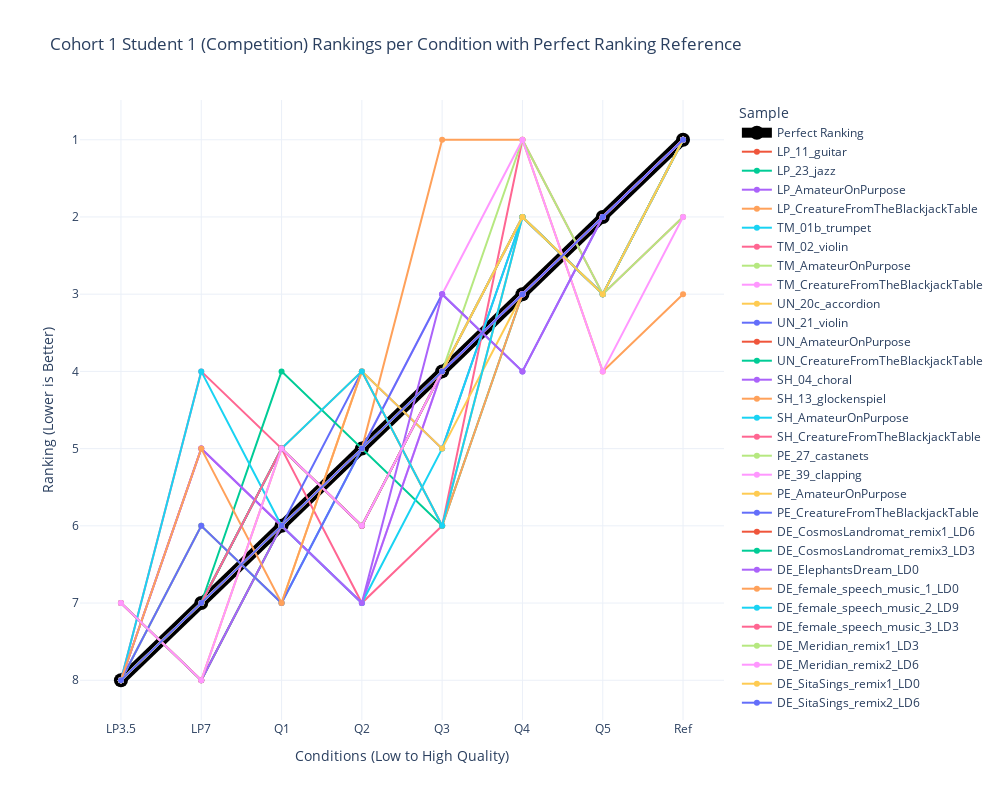

The code cell stored with this chart in its notebook:
### Code cell
# Spaghetti plot for BSU1_1 rankings

# Reshape rankings data for Plotly
BSU1_1_rankings_df = pd.DataFrame(reversed_BSU1_1_rankings, columns=conditions)
BSU1_1_rankings_df['Sample'] = items

# Melt dataframe for better visualization
BSU1_1_rankings_df_melted = BSU1_1_rankings_df.melt(id_vars=['Sample'], var_name='Condition', value_name='Ranking')

BSU1_1_rankings_df_melted = pd.concat([perfect_df, BSU1_1_rankings_df_melted])

# Create plot
fig = px.line(BSU1_1_rankings_df_melted, x='Condition', y='Ranking', color='Sample', markers=True,
              title="Cohort 1 Student 1 (Competition) Rankings per Condition with Perfect Ranking Reference",
              labels={"Ranking": "Ranking (Lower is Better)", "Condition": "Conditions (Low to High Quality)"},
              template="plotly_white")

# Adjust figure dimensions
fig.update_layout(width=1000, height=800)

# Invert y-axis (lower ranks at top)
fig.update_yaxes(autorange="reversed")

# Modify the "Perfect Ranking" line to be more visible
fig.update_traces(
    selector=dict(name="Perfect Ranking"),
    line=dict(width=10, color='black'),
    marker=dict(size=14, color='black')
)


# Show figure
fig.show()

### Figure 1 — Plotly figure (JSON) as saved in the notebook; plotly's stock layout.template omitted (floating-point values rounded to 4 significant figures)
{"data": [{"hovertemplate": "Sample=Perfect Ranking<br>Conditions (Low to High Quality)=%{x}<br>Ranking (Lower is Better)=%{y}<extra></extra>", "legendgroup": "Perfect Ranking", "line": {"color": "black", "dash": "solid", "width": 10}, "marker": {"color": "black", "size": 14, "symbol": "circle"}, "mode": "lines+markers", "name": "Perfect Ranking", "orientation": "v", "showlegend": true, "type": "scatter", "x": ["LP3.5", "LP7", "Q1", "Q2", "Q3", "Q4", "Q5", "Ref"], "xaxis": "x", "y": [8, 7, 6, 5, 4, 3, 2, 1], "yaxis": "y"}, {"hovertemplate": "Sample=LP_11_guitar<br>Conditions (Low to High Quality)=%{x}<br>Ranking (Lower is Better)=%{y}<extra></extra>", "legendgroup": "LP_11_guitar", "line": {"color": "#EF553B", "dash": "solid"}, "marker": {"symbol": "circle"}, "mode": "lines+markers", "name": "LP_11_guitar", "orientation": "v", "showlegend": true, "type": "scatter", "x": ["LP3.5", "LP7", "Q1", "Q2", "Q3", "Q4", "Q5", "Ref"], "xaxis": "x", "y": [7, 8, 6, 5, 4, 2, 3, 1], "yaxis": "y"}, {"hovertemplate": "Sample=LP_23_jazz<br>Conditions (Low to High Quality)=%{x}<br>Ranking (Lower is Better)=%{y}<extra></extra>", "legendgroup": "LP_23_jazz", "line": {"color": "#00cc96", "dash": "solid"}, "marker": {"symbol": "circle"}, "mode": "lines+markers", "name": "LP_23_jazz", "orientation": "v", "showlegend": true, "type": "scatter", "x": ["LP3.5", "LP7", "Q1", "Q2", "Q3", "Q4", "Q5", "Ref"], "xaxis": "x", "y": [7, 8, 6, 5, 4, 2, 3, 1], "yaxis": "y"}, {"hovertemplate": "Sample=LP_AmateurOnPurpose<br>Conditions (Low to High Quality)=%{x}<br>Ranking (Lower is Better)=%{y}<extra></extra>", "legendgroup": "LP_AmateurOnPurpose", "line": {"color": "#ab63fa", "dash": "solid"}, "marker": {"symbol": "circle"}, "mode": "lines+markers", "name": "LP_AmateurOnPurpose", "orientation": "v", "showlegend": true, "type": "scatter", "x": ["LP3.5", "LP7", "Q1", "Q2", "Q3", "Q4", "Q5", "Ref"], "xaxis": "x", "y": [7, 8, 6, 5, 4, 2, 3, 1], "yaxis": "y"}, {"hovertemplate": "Sample=LP_CreatureFromTheBlackjackTable<br>Conditions (Low to High Quality)=%{x}<br>Ranking (Lower is Better)=%{y}<extra></extra>", "legendgroup": "LP_CreatureFromTheBlackjackTable", "line": {"color": "#FFA15A", "dash": "solid"}, "marker": {"symbol": "circle"}, "mode": "lines+markers", "name": "LP_CreatureFromTheBlackjackTable", "orientation": "v", "showlegend": true, "type": "scatter", "x": ["LP3.5", "LP7", "Q1", "Q2", "Q3", "Q4", "Q5", "Ref"], "xaxis": "x", "y": [7, 8, 5, 4, 6, 2, 3, 1], "yaxis": "y"}, {"hovertemplate": "Sample=TM_01b_trumpet<br>Conditions (Low to High Quality)=%{x}<br>Ranking (Lower is Better)=%{y}<extra></extra>", "legendgroup": "TM_01b_trumpet", "line": {"color": "#19d3f3", "dash": "solid"}, "marker": {"symbol": "circle"}, "mode": "lines+markers", "name": "TM_01b_trumpet", "orientation": "v", "showlegend": true, "type": "scatter", "x": ["LP3.5", "LP7", "Q1", "Q2", "Q3", "Q4", "Q5", "Ref"], "xaxis": "x", "y": [8, 6, 7, 5, 4, 3, 2, 1], "yaxis": "y"}, {"hovertemplate": "Sample=TM_02_violin<br>Conditions (Low to High Quality)=%{x}<br>Ranking (Lower is Better)=%{y}<extra></extra>", "legendgroup": "TM_02_violin", "line": {"color": "#FF6692", "dash": "solid"}, "marker": {"symbol": "circle"}, "mode": "lines+markers", "name": "TM_02_violin", "orientation": "v", "showlegend": true, "type": "scatter", "x": ["LP3.5", "LP7", "Q1", "Q2", "Q3", "Q4", "Q5", "Ref"], "xaxis": "x", "y": [8, 4, 5, 7, 6, 1, 3, 2], "yaxis": "y"}, {"hovertemplate": "Sample=TM_AmateurOnPurpose<br>Conditions (Low to High Quality)=%{x}<br>Ranking (Lower is Better)=%{y}<extra></extra>", "legendgroup": "TM_AmateurOnPurpose", "line": {"color": "#B6E880", "dash": "solid"}, "marker": {"symbol": "circle"}, "mode": "lines+markers", "name": "TM_AmateurOnPurpose", "orientation": "v", "showlegend": true, "type": "scatter", "x": ["LP3.5", "LP7", "Q1", "Q2", "Q3", "Q4", "Q5", "Ref"], "xaxis": "x", "y": [8, 7, 5, 6, 4, 3, 2, 1], "yaxis": "y"}, {"hovertemplate": "Sample=TM_CreatureFromTheBlackjackTable<br>Conditions (Low to High Quality)=%{x}<br>Ranking (Lower is Better)=%{y}<extra></extra>", "legendgroup": "TM_CreatureFromTheBlackjackTable", "line": {"color": "#FF97FF", "dash": "solid"}, "marker": {"symbol": "circle"}, "mode": "lines+markers", "name": "TM_CreatureFromTheBlackjackTable", "orientation": "v", "showlegend": true, "type": "scatter", "x": ["LP3.5", "LP7", "Q1", "Q2", "Q3", "Q4", "Q5", "Ref"], "xaxis": "x", "y": [8, 5, 6, 7, 4, 3, 2, 1], "yaxis": "y"}, {"hovertemplate": "Sample=UN_20c_accordion<br>Conditions (Low to High Quality)=%{x}<br>Ranking (Lower is Better)=%{y}<extra></extra>", "legendgroup": "UN_20c_accordion", "line": {"color": "#FECB52", "dash": "solid"}, "marker": {"symbol": "circle"}, "mode": "lines+markers", "name": "UN_20c_accordion", "orientation": "v", "showlegend": true, "type": "scatter", "x": ["LP3.5", "LP7", "Q1", "Q2", "Q3", "Q4", "Q5", "Ref"], "xaxis": "x", "y": [8, 7, 6, 5, 4, 3, 2, 1], "yaxis": "y"}, {"hovertemplate": "Sample=UN_21_violin<br>Conditions (Low to High Quality)=%{x}<br>Ranking (Lower is Better)=%{y}<extra></extra>", "legendgroup": "UN_21_violin", "line": {"color": "#636efa", "dash": "solid"}, "marker": {"symbol": "circle"}, "mode": "lines+markers", "name": "UN_21_violin", "orientation": "v", "showlegend": true, "type": "scatter", "x": ["LP3.5", "LP7", "Q1", "Q2", "Q3", "Q4", "Q5", "Ref"], "xaxis": "x", "y": [8, 7, 6, 4, 5, 2, 3, 1], "yaxis": "y"}, {"hovertemplate": "Sample=UN_AmateurOnPurpose<br>Conditions (Low to High Quality)=%{x}<br>Ranking (Lower is Better)=%{y}<extra></extra>", "legendgroup": "UN_AmateurOnPurpose", "line": {"color": "#EF553B", "dash": "solid"}, "marker": {"symbol": "circle"}, "mode": "lines+markers", "name": "UN_AmateurOnPurpose", "orientation": "v", "showlegend": true, "type": "scatter", "x": ["LP3.5", "LP7", "Q1", "Q2", "Q3", "Q4", "Q5", "Ref"], "xaxis": "x", "y": [8, 7, 5, 6, 4, 3, 2, 1], "yaxis": "y"}, {"hovertemplate": "Sample=UN_CreatureFromTheBlackjackTable<br>Conditions (Low to High Quality)=%{x}<br>Ranking (Lower is Better)=%{y}<extra></extra>", "legendgroup": "UN_CreatureFromTheBlackjackTable", "line": {"color": "#00cc96", "dash": "solid"}, "marker": {"symbol": "circle"}, "mode": "lines+markers", "name": "UN_CreatureFromTheBlackjackTable", "orientation": "v", "showlegend": true, "type": "scatter", "x": ["LP3.5", "LP7", "Q1", "Q2", "Q3", "Q4", "Q5", "Ref"], "xaxis": "x", "y": [8, 7, 4, 5, 6, 3, 2, 1], "yaxis": "y"}, {"hovertemplate": "Sample=SH_04_choral<br>Conditions (Low to High Quality)=%{x}<br>Ranking (Lower is Better)=%{y}<extra></extra>", "legendgroup": "SH_04_choral", "line": {"color": "#ab63fa", "dash": "solid"}, "marker": {"symbol": "circle"}, "mode": "lines+markers", "name": "SH_04_choral", "orientation": "v", "showlegend": true, "type": "scatter", "x": ["LP3.5", "LP7", "Q1", "Q2", "Q3", "Q4", "Q5", "Ref"], "xaxis": "x", "y": [8, 5, 6, 7, 4, 3, 2, 1], "yaxis": "y"}, {"hovertemplate": "Sample=SH_13_glockenspiel<br>Conditions (Low to High Quality)=%{x}<br>Ranking (Lower is Better)=%{y}<extra></extra>", "legendgroup": "SH_13_glockenspiel", "line": {"color": "#FFA15A", "dash": "solid"}, "marker": {"symbol": "circle"}, "mode": "lines+markers", "name": "SH_13_glockenspiel", "orientation": "v", "showlegend": true, "type": "scatter", "x": ["LP3.5", "LP7", "Q1", "Q2", "Q3", "Q4", "Q5", "Ref"], "xaxis": "x", "y": [8, 7, 6, 5, 1, 1, 4, 3], "yaxis": "y"}, {"hovertemplate": "Sample=SH_AmateurOnPurpose<br>Conditions (Low to High Quality)=%{x}<br>Ranking (Lower is Better)=%{y}<extra></extra>", "legendgroup": "SH_AmateurOnPurpose", "line": {"color": "#19d3f3", "dash": "solid"}, "marker": {"symbol": "circle"}, "mode": "lines+markers", "name": "SH_AmateurOnPurpose", "orientation": "v", "showlegend": true, "type": "scatter", "x": ["LP3.5", "LP7", "Q1", "Q2", "Q3", "Q4", "Q5", "Ref"], "xaxis": "x", "y": [8, 4, 6, 7, 5, 2, 3, 1], "yaxis": "y"}, {"hovertemplate": "Sample=SH_CreatureFromTheBlackjackTable<br>Conditions (Low to High Quality)=%{x}<br>Ranking (Lower is Better)=%{y}<extra></extra>", "legendgroup": "SH_CreatureFromTheBlackjackTable", "line": {"color": "#FF6692", "dash": "solid"}, "marker": {"symbol": "circle"}, "mode": "lines+markers", "name": "SH_CreatureFromTheBlackjackTable", "orientation": "v", "showlegend": true, "type": "scatter", "x": ["LP3.5", "LP7", "Q1", "Q2", "Q3", "Q4", "Q5", "Ref"], "xaxis": "x", "y": [8, 7, 6, 5, 4, 3, 2, 1], "yaxis": "y"}, {"hovertemplate": "Sample=PE_27_castanets<br>Conditions (Low to High Quality)=%{x}<br>Ranking (Lower is Better)=%{y}<extra></extra>", "legendgroup": "PE_27_castanets", "line": {"color": "#B6E880", "dash": "solid"}, "marker": {"symbol": "circle"}, "mode": "lines+markers", "name": "PE_27_castanets", "orientation": "v", "showlegend": true, "type": "scatter", "x": ["LP3.5", "LP7", "Q1", "Q2", "Q3", "Q4", "Q5", "Ref"], "xaxis": "x", "y": [8, 7, 6, 5, 4, 1, 3, 2], "yaxis": "y"}, {"hovertemplate": "Sample=PE_39_clapping<br>Conditions (Low to High Quality)=%{x}<br>Ranking (Lower is Better)=%{y}<extra></extra>", "legendgroup": "PE_39_clapping", "line": {"color": "#FF97FF", "dash": "solid"}, "marker": {"symbol": "circle"}, "mode": "lines+markers", "name": "PE_39_clapping", "orientation": "v", "showlegend": true, "type": "scatter", "x": ["LP3.5", "LP7", "Q1", "Q2", "Q3", "Q4", "Q5", "Ref"], "xaxis": "x", "y": [8, 7, 6, 5, 3, 1, 4, 2], "yaxis": "y"}, {"hovertemplate": "Sample=PE_AmateurOnPurpose<br>Conditions (Low to High Quality)=%{x}<br>Ranking (Lower is Better)=%{y}<extra></extra>", "legendgroup": "PE_AmateurOnPurpose", "line": {"color": "#FECB52", "dash": "solid"}, "marker": {"symbol": "circle"}, "mode": "lines+markers", "name": "PE_AmateurOnPurpose", "orientation": "v", "showlegend": true, "type": "scatter", "x": ["LP3.5", "LP7", "Q1", "Q2", "Q3", "Q4", "Q5", "Ref"], "xaxis": "x", "y": [8, 6, 7, 4, 5, 3, 2, 1], "yaxis": "y"}, {"hovertemplate": "Sample=PE_CreatureFromTheBlackjackTable<br>Conditions (Low to High Quality)=%{x}<br>Ranking (Lower is Better)=%{y}<extra></extra>", "legendgroup": "PE_CreatureFromTheBlackjackTable", "line": {"color": "#636efa", "dash": "solid"}, "marker": {"symbol": "circle"}, "mode": "lines+markers", "name": "PE_CreatureFromTheBlackjackTable", "orientation": "v", "showlegend": true, "type": "scatter", "x": ["LP3.5", "LP7", "Q1", "Q2", "Q3", "Q4", "Q5", "Ref"], "xaxis": "x", "y": [8, 6, 7, 5, 3, 4, 2, 1], "yaxis": "y"}, {"hovertemplate": "Sample=DE_CosmosLandromat_remix1_LD6<br>Conditions (Low to High Quality)=%{x}<br>Ranking (Lower is Better)=%{y}<extra></extra>", "legendgroup": "DE_CosmosLandromat_remix1_LD6", "line": {"color": "#EF553B", "dash": "solid"}, "marker": {"symbol": "circle"}, "mode": "lines+markers", "name": "DE_CosmosLandromat_remix1_LD6", "orientation": "v", "showlegend": true, "type": "scatter", "x": ["LP3.5", "LP7", "Q1", "Q2", "Q3", "Q4", "Q5", "Ref"], "xaxis": "x", "y": [8, 7, 5, 6, 4, 3, 2, 1], "yaxis": "y"}, {"hovertemplate": "Sample=DE_CosmosLandromat_remix3_LD3<br>Conditions (Low to High Quality)=%{x}<br>Ranking (Lower is Better)=%{y}<extra></extra>", "legendgroup": "DE_CosmosLandromat_remix3_LD3", "line": {"color": "#00cc96", "dash": "solid"}, "marker": {"symbol": "circle"}, "mode": "lines+markers", "name": "DE_CosmosLandromat_remix3_LD3", "orientation": "v", "showlegend": true, "type": "scatter", "x": ["LP3.5", "LP7", "Q1", "Q2", "Q3", "Q4", "Q5", "Ref"], "xaxis": "x", "y": [8, 7, 5, 6, 4, 3, 2, 1], "yaxis": "y"}, {"hovertemplate": "Sample=DE_ElephantsDream_LD0<br>Conditions (Low to High Quality)=%{x}<br>Ranking (Lower is Better)=%{y}<extra></extra>", "legendgroup": "DE_ElephantsDream_LD0", "line": {"color": "#ab63fa", "dash": "solid"}, "marker": {"symbol": "circle"}, "mode": "lines+markers", "name": "DE_ElephantsDream_LD0", "orientation": "v", "showlegend": true, "type": "scatter", "x": ["LP3.5", "LP7", "Q1", "Q2", "Q3", "Q4", "Q5", "Ref"], "xaxis": "x", "y": [8, 5, 6, 7, 3, 4, 2, 1], "yaxis": "y"}, {"hovertemplate": "Sample=DE_female_speech_music_1_LD0<br>Conditions (Low to High Quality)=%{x}<br>Ranking (Lower is Better)=%{y}<extra></extra>", "legendgroup": "DE_female_speech_music_1_LD0", "line": {"color": "#FFA15A", "dash": "solid"}, "marker": {"symbol": "circle"}, "mode": "lines+markers", "name": "DE_female_speech_music_1_LD0", "orientation": "v", "showlegend": true, "type": "scatter", "x": ["LP3.5", "LP7", "Q1", "Q2", "Q3", "Q4", "Q5", "Ref"], "xaxis": "x", "y": [8, 5, 7, 4, 6, 3, 2, 1], "yaxis": "y"}, {"hovertemplate": "Sample=DE_female_speech_music_2_LD9<br>Conditions (Low to High Quality)=%{x}<br>Ranking (Lower is Better)=%{y}<extra></extra>", "legendgroup": "DE_female_speech_music_2_LD9", "line": {"color": "#19d3f3", "dash": "solid"}, "marker": {"symbol": "circle"}, "mode": "lines+markers", "name": "DE_female_speech_music_2_LD9", "orientation": "v", "showlegend": true, "type": "scatter", "x": ["LP3.5", "LP7", "Q1", "Q2", "Q3", "Q4", "Q5", "Ref"], "xaxis": "x", "y": [8, 7, 5, 4, 6, 2, 3, 1], "yaxis": "y"}, {"hovertemplate": "Sample=DE_female_speech_music_3_LD3<br>Conditions (Low to High Quality)=%{x}<br>Ranking (Lower is Better)=%{y}<extra></extra>", "legendgroup": "DE_female_speech_music_3_LD3", "line": {"color": "#FF6692", "dash": "solid"}, "marker": {"symbol": "circle"}, "mode": "lines+markers", "name": "DE_female_speech_music_3_LD3", "orientation": "v", "showlegend": true, "type": "scatter", "x": ["LP3.5", "LP7", "Q1", "Q2", "Q3", "Q4", "Q5", "Ref"], "xaxis": "x", "y": [8, 7, 5, 6, 4, 3, 2, 1], "yaxis": "y"}, {"hovertemplate": "Sample=DE_Meridian_remix1_LD3<br>Conditions (Low to High Quality)=%{x}<br>Ranking (Lower is Better)=%{y}<extra></extra>", "legendgroup": "DE_Meridian_remix1_LD3", "line": {"color": "#B6E880", "dash": "solid"}, "marker": {"symbol": "circle"}, "mode": "lines+markers", "name": "DE_Meridian_remix1_LD3", "orientation": "v", "showlegend": true, "type": "scatter", "x": ["LP3.5", "LP7", "Q1", "Q2", "Q3", "Q4", "Q5", "Ref"], "xaxis": "x", "y": [8, 7, 6, 5, 4, 2, 3, 1], "yaxis": "y"}, {"hovertemplate": "Sample=DE_Meridian_remix2_LD6<br>Conditions (Low to High Quality)=%{x}<br>Ranking (Lower is Better)=%{y}<extra></extra>", "legendgroup": "DE_Meridian_remix2_LD6", "line": {"color": "#FF97FF", "dash": "solid"}, "marker": {"symbol": "circle"}, "mode": "lines+markers", "name": "DE_Meridian_remix2_LD6", "orientation": "v", "showlegend": true, "type": "scatter", "x": ["LP3.5", "LP7", "Q1", "Q2", "Q3", "Q4", "Q5", "Ref"], "xaxis": "x", "y": [7, 8, 5, 6, 4, 3, 2, 1], "yaxis": "y"}, {"hovertemplate": "Sample=DE_SitaSings_remix1_LD0<br>Conditions (Low to High Quality)=%{x}<br>Ranking (Lower is Better)=%{y}<extra></extra>", "legendgroup": "DE_SitaSings_remix1_LD0", "line": {"color": "#FECB52", "dash": "solid"}, "marker": {"symbol": "circle"}, "mode": "lines+markers", "name": "DE_SitaSings_remix1_LD0", "orientation": "v", "showlegend": true, "type": "scatter", "x": ["LP3.5", "LP7", "Q1", "Q2", "Q3", "Q4", "Q5", "Ref"], "xaxis": "x", "y": [8, 7, 6, 5, 4, 2, 3, 1], "yaxis": "y"}, {"hovertemplate": "Sample=DE_SitaSings_remix2_LD6<br>Conditions (Low to High Quality)=%{x}<br>Ranking (Lower is Better)=%{y}<extra></extra>", "legendgroup": "DE_SitaSings_remix2_LD6", "line": {"color": "#636efa", "dash": "solid"}, "marker": {"symbol": "circle"}, "mode": "lines+markers", "name": "DE_SitaSings_remix2_LD6", "orientation": "v", "showlegend": true, "type": "scatter", "x": ["LP3.5", "LP7", "Q1", "Q2", "Q3", "Q4", "Q5", "Ref"], "xaxis": "x", "y": [8, 7, 6, 5, 4, 3, 2, 1], "yaxis": "y"}], "layout": {"height": 800, "legend": {"title": {"text": "Sample"}, "tracegroupgap": 0}, "title": {"text": "Cohort 1 Student 1 (Competition) Rankings per Condition with Perfect Ranking Reference"}, "width": 1000, "xaxis": {"anchor": "y", "domain": [0, 1], "title": {"text": "Conditions (Low to High Quality)"}}, "yaxis": {"anchor": "x", "autorange": "reversed", "domain": [0, 1], "title": {"text": "Ranking (Lower is Better)"}}}}
